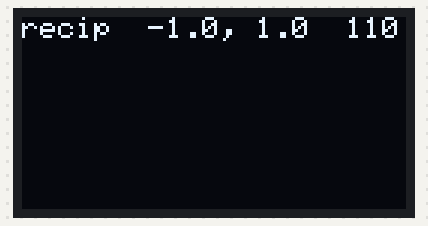
This program was run on a simulated Arduboy, built with avr-gcc and run on an emulated ATmega32U4. Shown: 128×64 one-colour display.

Above: at 5.1 s.
At 10.2 s:
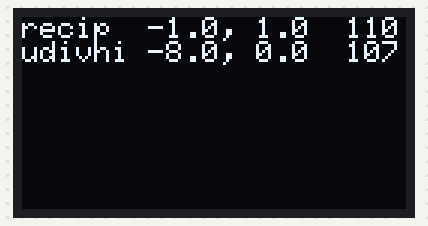
At 17.0 s:
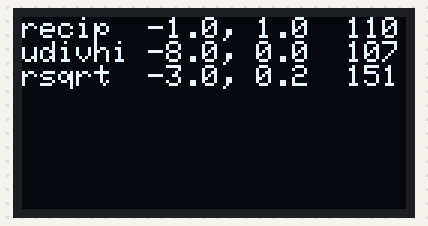
At 30.0 s:
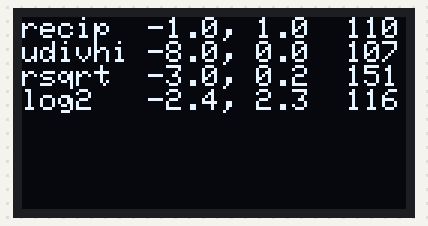
At 38.2 s:
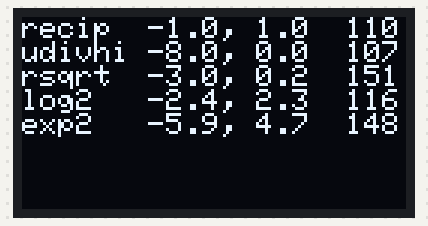

The program:

main.cpp
```cpp
#include <Arduboy2.h>
#include <math.h>

#include "fixpt.h"
using namespace fixpt;

Arduboy2 arduboy;

volatile int16_t xi = 0x1234;
volatile int16_t yi = -0x5678;
volatile int16_t zi = 0;

constexpr uint16_t N_BENCH = 65535;
constexpr uint16_t ARG1_OVERHEAD = 12;  // 2*lds, 2*sts, stiw, brne
constexpr uint16_t ARG2_OVERHEAD = 16;  // 4*lds, 2*sts, stiw, brne

#define exp2f(x) (expf((x) * 0.69314718056f))
#define log2f(x) (logf(x) * 1.442695040889f)

void mulhi_test() {

    float minerr = 0, maxerr = 0;
    for (int32_t x = -32768; x <= 32767; x += 257) {
        for (int32_t y = -32768; y <= 32767; y += 257) {

            float ref = (x * y) >> 16;
            float tst = MULHI(x, y);

            float err = tst - ref;
            if (err < minerr) minerr = err;
            if (err > maxerr) maxerr = err;
        }
    }

    uint32_t cycles = micros();
    for (uint16_t i = 0; i < N_BENCH; ++i) {
        zi = MULHI(xi, yi);
    }
    cycles = 16 * (micros() - cycles) / N_BENCH;

    arduboy.print("mulhi   ");
    arduboy.print(minerr, 1); arduboy.print(", ");
    arduboy.print(maxerr, 1); arduboy.print("  ");
    arduboy.println(cycles - ARG2_OVERHEAD);
    arduboy.display();
}

void recip_test() {

    float minerr = 0, maxerr = 0;
    for (uint32_t x = 0; x <= 65535; x++) {

        float ref = (x == 0) ? 65535 : (1ul << 16) / x;   // Q16
        float tst = recip(x);

        float err = tst - ref;
        if (err < minerr) minerr = err;
        if (err > maxerr) maxerr = err;
    }

    uint32_t cycles = micros();
    for (uint16_t i = 0; i < N_BENCH; ++i) {
        zi = recip(xi);
    }
    cycles = 16 * (micros() - cycles) / N_BENCH;

    arduboy.print("recip  ");
    arduboy.print(minerr, 1); arduboy.print(", ");
    arduboy.print(maxerr, 1); arduboy.print("  ");
    arduboy.println(cycles - ARG1_OVERHEAD);
    arduboy.display();
}

void udiv_test() {

    float minerr = 0, maxerr = 0;
    for (uint32_t d = 0; d <= 65535; d++) {
        const uint32_t n = d - 1;

        float ref = (n >= d) ? 65535 : (n << 16) / d; // Q16
        float tst = udivhi(n, d);

        float err = tst - ref;
        if (err < minerr) minerr = err;
        if (err > maxerr) maxerr = err;
    }

    uint32_t cycles = micros();
    for (uint16_t i = 0; i < N_BENCH; ++i) {
        zi = udivhi(xi, yi);
    }
    cycles = 16 * (micros() - cycles) / N_BENCH;

    arduboy.print("udivhi ");
    arduboy.print(minerr, 1); arduboy.print(", ");
    arduboy.print(maxerr, 1); arduboy.print("  ");
    arduboy.println(cycles - ARG2_OVERHEAD);
    arduboy.display();
}

void rsqrt_test() {

    float minerr = 0, maxerr = 0;
    for (uint32_t x = 0; x <= 65535; x++) {

        float ref = (x == 0) ? 65535 : 65536.0f / sqrtf(x); // Q16
        float tst = rsqrt(x);

        float err = tst - ref;
        if (err < minerr) minerr = err;
        if (err > maxerr) maxerr = err;
    }

    uint32_t cycles = micros();
    for (uint16_t i = 0; i < N_BENCH; ++i) {
        zi = rsqrt(xi);
    }
    cycles = 16 * (micros() - cycles) / N_BENCH;

    arduboy.print("rsqrt  ");
    arduboy.print(minerr, 1); arduboy.print(", ");
    arduboy.print(maxerr, 1); arduboy.print("  ");
    arduboy.println(cycles - ARG1_OVERHEAD);
    arduboy.display();
}

void sincos_test() {

    float minerr = 0, maxerr = 0;
    for (int32_t x = -32768; x <= 32767; x++) {

        float ref = sinf(M_PI * x / 32768.0f) * 32768.0f;   // Q15

        int16_t sn, cs;
        sincospi(x, sn, cs);

        float err = sn - ref;
        if (err < minerr) minerr = err;
        if (err > maxerr) maxerr = err;
    }

    uint32_t cycles = micros();
    for (uint16_t i = 0; i < N_BENCH; ++i) {
        sincospi(xi, (int16_t&)yi, (int16_t&)zi);
    }
    cycles = 16 * (micros() - cycles) / N_BENCH;

    arduboy.print("sincos ");
    arduboy.print(minerr, 1); arduboy.print(", ");
    arduboy.print(maxerr, 1); arduboy.print("  ");
    arduboy.println(cycles - ARG1_OVERHEAD);
    arduboy.display();
}

void sinpi_test() {

    float minerr = 0, maxerr = 0;
    for (int32_t x = -32768; x <= 32767; x++) {

        float ref = sinf(M_PI * x / 32768.0f) * 32768.0f;   // Q15

        int16_t sn = sinpi(x);

        float err = sn - ref;
        if (err < minerr) minerr = err;
        if (err > maxerr) maxerr = err;
    }

    uint32_t cycles = micros();
    for (uint16_t i = 0; i < N_BENCH; ++i) {
        yi = sinpi(xi);
    }
    cycles = 16 * (micros() - cycles) / N_BENCH;

    arduboy.print("sinpi  ");
    arduboy.print(minerr, 1); arduboy.print(", ");
    arduboy.print(maxerr, 1); arduboy.print("  ");
    arduboy.println(cycles - ARG1_OVERHEAD);
    arduboy.display();
}

void cospi_test() {

    float minerr = 0, maxerr = 0;
    for (int32_t x = -32768; x <= 32767; x++) {

        float ref = cosf(M_PI * x / 32768.0f) * 32768.0f;   // Q15

        int16_t cn = cospi(x);

        float err = cn - ref;
        if (err < minerr) minerr = err;
        if (err > maxerr) maxerr = err;
    }

    uint32_t cycles = micros();
    for (uint16_t i = 0; i < N_BENCH; ++i) {
        yi = cospi(xi);
    }
    cycles = 16 * (micros() - cycles) / N_BENCH;

    arduboy.print("cospi  ");
    arduboy.print(minerr, 1); arduboy.print(", ");
    arduboy.print(maxerr, 1); arduboy.print("  ");
    arduboy.println(cycles - ARG1_OVERHEAD);
    arduboy.display();
}

void atan2_test() {

    float minerr = 0, maxerr = 0;
    for (int32_t y = -32768; y <= 32767; y++) {
        const int32_t x = 32767;

        float ref = ((x | y) == 0) ? 0x1fff : atan2f(y / 32768.0f, x / 32768.0f) * 32768.0f / M_PI;    // Q15
        float tst = atan2pi(y, x);

        // unwrap error across branch cut
        float err = tst - ref;
        if (err >= 32768.0f) err -= 65536.0f;
        if (err < -32768.0f) err += 65536.0f;

        if (err < minerr) minerr = err;
        if (err > maxerr) maxerr = err;
    }

    uint32_t cycles = micros();
    for (uint16_t i = 0; i < N_BENCH; ++i) {
        zi = atan2pi(yi, xi);
    }
    cycles = 16 * (micros() - cycles) / N_BENCH;

    arduboy.print("atan2  ");
    arduboy.print(minerr, 1); arduboy.print(", ");
    arduboy.print(maxerr, 1); arduboy.print("  ");
    arduboy.println(cycles - ARG2_OVERHEAD);
    arduboy.display();
}

void log2_test() {

    float minerr = 0, maxerr = 0;
    for (uint32_t x = 0; x <= 65535; x++) {

        float ref = (x == 0) ? -32768.0f : log2f(x / 65536.0f) * 2048.0f; // Q4.11
        float tst = log2(x);

        float err = tst - ref;
        if (err < minerr) minerr = err;
        if (err > maxerr) maxerr = err;
    }

    uint32_t cycles = micros();
    for (uint16_t i = 0; i < N_BENCH; ++i) {
        zi = log2(xi);
    }
    cycles = 16 * (micros() - cycles) / N_BENCH;

    arduboy.print("log2   ");
    arduboy.print(minerr, 1); arduboy.print(", ");
    arduboy.print(maxerr, 1); arduboy.print("  ");
    arduboy.println(cycles - ARG1_OVERHEAD);
    arduboy.display();
}

void exp2_test() {

    float minerr = 0, maxerr = 0;
    for (int32_t x = -32768; x <= 0; x++) {

        float ref = exp2f(x / 2048.0f) * 65536.0f; // Q16
        float tst = exp2(x);

        float err = tst - ref;
        if (err < minerr) minerr = err;
        if (err > maxerr) maxerr = err;
    }

    uint32_t cycles = micros();
    for (uint16_t i = 0; i < N_BENCH; ++i) {
        zi = exp2(yi);
    }
    cycles = 16 * (micros() - cycles) / N_BENCH;

    arduboy.print("exp2   ");
    arduboy.print(minerr, 1); arduboy.print(", ");
    arduboy.print(maxerr, 1); arduboy.print("  ");
    arduboy.println(cycles - ARG1_OVERHEAD);
    arduboy.display();
}

void setup() {
    arduboy.begin();
    arduboy.clear();

    // mulhi_test();
    recip_test();
    udiv_test();
    rsqrt_test();
    log2_test();
    exp2_test();
    // sincos_test();
    sinpi_test();
    cospi_test();
    atan2_test();
}

void loop() {}
```

fixpt.h
```cpp
// (licence header left out)
#pragma once

#include <stdint.h>

#define FORCEINLINE __attribute__((always_inline)) inline

#define MUL32(a, b)   ((int32_t)(int16_t)(a) * (int32_t)(int16_t)(b))
#define UMUL32(a, b)  ((uint32_t)(uint16_t)(a) * (uint32_t)(uint16_t)(b))
#define UDIVHI(n, d)  ((uint16_t)(((uint32_t)((uint16_t)(n)) << 16) / (uint16_t)(d)))

namespace fixpt {

constexpr uint16_t recip_tab[128] PROGMEM = {
    0xffff, 0xfe03, 0xfc0f, 0xfa23, 0xf83e, 0xf660, 0xf489, 0xf2b9,
    0xf0f0, 0xef2e, 0xed73, 0xebbd, 0xea0e, 0xe865, 0xe6c2, 0xe525,
    0xe38e, 0xe1fc, 0xe070, 0xdee9, 0xdd67, 0xdbeb, 0xda74, 0xd901,
    0xd794, 0xd62b, 0xd4c7, 0xd368, 0xd20d, 0xd0b6, 0xcf64, 0xce16,
    0xcccc, 0xcb87, 0xca45, 0xc907, 0xc7ce, 0xc698, 0xc565, 0xc437,
    0xc30c, 0xc1e4, 0xc0c0, 0xbfa0, 0xbe82, 0xbd69, 0xbc52, 0xbb3e,
    0xba2e, 0xb921, 0xb817, 0xb70f, 0xb60b, 0xb509, 0xb40b, 0xb30f,
    0xb216, 0xb11f, 0xb02c, 0xaf3a, 0xae4c, 0xad60, 0xac76, 0xab8f,
    0xaaaa, 0xa9c8, 0xa8e8, 0xa80a, 0xa72f, 0xa655, 0xa57e, 0xa4a9,
    0xa3d7, 0xa306, 0xa237, 0xa16b, 0xa0a0, 0x9fd8, 0x9f11, 0x9e4c,
    0x9d89, 0x9cc8, 0x9c09, 0x9b4c, 0x9a90, 0x99d7, 0x991f, 0x9868,
    0x97b4, 0x9701, 0x964f, 0x95a0, 0x94f2, 0x9445, 0x939a, 0x92f1,
    0x9249, 0x91a2, 0x90fd, 0x905a, 0x8fb8, 0x8f17, 0x8e78, 0x8dda,
    0x8d3d, 0x8ca2, 0x8c08, 0x8b70, 0x8ad8, 0x8a42, 0x89ae, 0x891a,
    0x8888, 0x87f7, 0x8767, 0x86d9, 0x864b, 0x85bf, 0x8534, 0x84a9,
    0x8421, 0x8399, 0x8312, 0x828c, 0x8208, 0x8184, 0x8102, 0x8080,
};

constexpr uint8_t rsqrt_tab[96] PROGMEM = {
    0xfe, 0xfa, 0xf7, 0xf3, 0xf0, 0xec, 0xe9, 0xe6, 0xe4, 0xe1, 0xde, 0xdc,
    0xd9, 0xd7, 0xd4, 0xd2, 0xd0, 0xce, 0xcc, 0xca, 0xc8, 0xc6, 0xc4, 0xc2,
    0xc1, 0xbf, 0xbd, 0xbc, 0xba, 0xb9, 0xb7, 0xb6, 0xb4, 0xb3, 0xb2, 0xb0,
    0xaf, 0xae, 0xac, 0xab, 0xaa, 0xa9, 0xa8, 0xa7, 0xa6, 0xa5, 0xa3, 0xa2,
    0xa1, 0xa0, 0x9f, 0x9e, 0x9e, 0x9d, 0x9c, 0x9b, 0x9a, 0x99, 0x98, 0x97,
    0x97, 0x96, 0x95, 0x94, 0x93, 0x93, 0x92, 0x91, 0x90, 0x90, 0x8f, 0x8e,
    0x8e, 0x8d, 0x8c, 0x8c, 0x8b, 0x8a, 0x8a, 0x89, 0x89, 0x88, 0x87, 0x87,
    0x86, 0x86, 0x85, 0x84, 0x84, 0x83, 0x83, 0x82, 0x82, 0x81, 0x81, 0x80,
};

#ifdef __AVR__
FORCEINLINE int16_t MULHI(int16_t a, int16_t b) {
    int16_t r;
    asm volatile(
        "clr    r26         \n\t"

        "mul    %A1, %A2    \n\t"
        "mov    r27, r1     \n\t"

        "muls   %B1, %B2    \n\t"
        "movw   %A0, r0     \n\t"

        "mulsu  %B2, %A1    \n\t"
        "sbc    %B0, r26    \n\t"
        "add    r27, r0     \n\t"
        "adc    %A0, r1     \n\t"
        "adc    %B0, r26    \n\t"

        "mulsu  %B1, %A2    \n\t"
        "sbc    %B0, r26    \n\t"
        "add    r27, r0     \n\t"
        "adc    %A0, r1     \n\t"
        "adc    %B0, r26    \n\t"

        "clr    r1          \n\t"

        : "=&r" (r)
        : "a" (a),
          "a" (b)
        : "r26", "r27"
    );
    return r;
}
#else
#define MULHI(a, b) (int16_t)(((int32_t)(int16_t)(a) * (int32_t)(int16_t)(b)) >> 16)
#endif

#ifdef __AVR__
FORCEINLINE uint16_t UMULHI(uint16_t a, uint16_t b) {
    uint16_t r;
    asm volatile(
        "clr    r26         \n\t"

        "mul    %A1, %A2    \n\t"
        "mov    r27, r1     \n\t"

        "mul    %B1, %B2    \n\t"
        "movw   %A0, r0     \n\t"

        "mul    %B2, %A1    \n\t"
        "add    r27, r0     \n\t"
        "adc    %A0, r1     \n\t"
        "adc    %B0, r26    \n\t"

        "mul    %B1, %A2    \n\t"
        "add    r27, r0     \n\t"
        "adc    %A0, r1     \n\t"
        "adc    %B0, r26    \n\t"

        "clr    r1          \n\t"

        : "=&r" (r)
        : "a" (a),
          "a" (b)
        : "r26", "r27"
    );
    return r;
}
#else
#define UMULHI(a, b) (uint16_t)(((uint32_t)(uint16_t)(a) * (uint32_t)(uint16_t)(b)) >> 16)
#endif

// returns e = CLZ(x) and x <<= e
FORCEINLINE uint8_t norm(uint16_t& x) {
    uint8_t e = 0;
    if (x < 0x0100) { e += 8; x <<= 8; }
    if (x < 0x1000) { e += 4; x <<= 4; }
    if (x < 0x4000) { e += 2; x <<= 2; }
    if (x < 0x8000) { e += 1; x <<= 1; }
    return e;
}

// for x!=0 returns 1/x in Q16
// for x==0 returns 0xffff
//
// |error| <= 1.0 ULP
FORCEINLINE uint16_t recip(uint16_t x) {

    if (x == 0) return 0xffff;

    // normalize
    uint8_t e = norm(x);

    // r = 0x7fffff / x, where x = 8 MSBs
    uint8_t idx = (x >> 8) - 128;
    uint16_t r = pgm_read_word(&recip_tab[idx]);

    // undo normalize
    return r >> (15 - e);
}

// Computes 1/sqrt(x) for x=[0,0xffff] in Q0
// x > 0 returns 1/sqrt(x) in Q16
// x = 0 returns 0xffff
//
// |error| <= 3.0 ULP
FORCEINLINE uint16_t rsqrt(uint16_t x) {

    if (x <= 1) return 0xffff;

    // normalize
    uint8_t e = norm(x);
    if (e & 0x1) x >>= 1;
    e &= 0xfe;  // e=[0,14], even

    // initial estimate
    uint8_t idx = (x >> 9) - 32;
    uint8_t t = pgm_read_byte(&rsqrt_tab[idx]); // Q8

    // Newton-Raphson iteration
    uint16_t s = t * t;
    uint16_t r = 0xc000 - UMULHI(x, s); // Q16
    r = UMUL32(r, t << 1) >> 8;

    // undo normalize
    e = 7 - (e >> 1);
    return r >> e;  // Q16
}

// Computes unsigned 16-bit fixed-point division
// n < d returns (n<<16)/d in Q16
// n >= d returns 0xffff (overflow)
// d = 0 returns 0xffff (divide-by-zero)
//
// |error| <= [-8.0,0] ULP
FORCEINLINE uint16_t udivhi(uint16_t n, uint16_t d) {

    if (n >= d) return 0xffff;  // overflow or divide-by-zero

    // normalize
    uint8_t e = norm(d);
    n <<= e;

    // reciprocal estimate
    uint8_t idx = (d >> 8) - 128;
    uint16_t r = pgm_read_word(&recip_tab[idx]);

    // Newton-Raphson iteration
    d = ~UMULHI(d, r);
    d = UMULHI(d, r) << 1;

    // multiply with n, to produce quotient
    uint16_t q = UMULHI(d, n);
    return q << 1;  // Q16
}

// Computes log2(x) for x=[0,1] in Q16
// x > 0 returns log2(x) as [-16,0] in Q11
// x = 0 returns -16.0 in Q11
//
// |error| < 2.5 ULP
FORCEINLINE int16_t log2(uint16_t x) {

    if (x == 0) return 0x8000;

    // split into e and x - 1.0
    uint8_t e = norm(x);
    x &= 0x7fff;                // Q15

    // log2(1+x) polynomial approx for x=[0,1]
    int16_t f = 10435;          // Q16
    f = MULHI(f, x) - 19074;    // Q15
    f = MULHI(f, x) + 23312;    // Q14
    f = MULHI(f, x);            // Q13

    // reconstruct from integer and fractional parts
    f = (~e << 11) + ((f + 2) >> 2);
    return f;
}

// Computes exp2(x) for x=[-16,0] in Q11
// x <= 0 returns exp2(x) as [0,1] in Q16
// x > 0 returns 1.0 in Q16
//
// |error| < 5.9 ULP
FORCEINLINE uint16_t exp2(int16_t x) {

    if (x >= 0) return 0xffff;

    // split into e and x
    uint8_t e = ~(x >> 11);
    x = (x << 4) & 0x7fff;      // Q15

    // exp2(x) polynomial approx for x=[0,1]
    uint16_t f = 20774;         // Q18
    f = UMULHI(f, x) + 29474;   // Q17
    f = UMULHI(f, x) + 45606;   // Q16
    f = UMULHI(f, x) + 32768;   // Q15

    // reconstruct from integer and fractional parts
    return f >> e;
}

// Computes sin(pi*x) and cos(pi*x) for signed x=[-1,1] in Q15
//                                 or unsigned x=[ 0,2] in Q15
// |error| < 2.3 ULP
FORCEINLINE void sincospi(int16_t x, int16_t& s, int16_t& c) {

    // reduce to quadrant, and x in [-0.25,0.25]
    uint16_t q = (x + 0x2000) & 0xc000;     // quadrant [0,3] in 2 MSBs
    x <<= 2;                                // normalize to Q15
    if (x == -32768) x++;                   // saturate to avoid x*x overflow

    int16_t xx = MULHI(x, x) << 1;  // Q15

    // sin approx, as odd polynomial
    s = 322;                    // Q17
    s = MULHI(s, xx) - 5291;    // Q16
    s = MULHI(s, xx) + 25736;   // Q15
    s = MULHI(s, x);            // Q14
    s = (s << 1) + 1;           // Q15

    // cos approx, as even polynomial
    c = 2039;                   // Q17
    c = MULHI(c, xx) - 20209;   // Q16
    c = MULHI(c, xx) + 32767;   // Q15

    // reconstruct using quadrant
    if (q & 0x8000) {
        s = -s;
        c = -c;
    }
    if (q & 0x4000) {
        int16_t t = s;
        s = c;
        c = -t;
    }
}

// Computes sin(pi*x) for signed x=[-1,1] in Q15
//                   or unsigned x=[ 0,2] in Q15
// |error| < 2.3 ULP
FORCEINLINE int16_t sinpi(int16_t x) {

    // reduce to quadrant, and x in [-0.25,0.25]
    uint16_t q = (x + 0x2000) & 0xc000;     // quadrant [0,3] in 2 MSBs
    x <<= 2;                                // normalize to Q15
    if (x == -32768) x++;                   // saturate to avoid x*x overflow

    int16_t xx = MULHI(x, x) << 1;  // Q15
    int16_t y;

    // reconstruct using quadrant
    if (q & 0x4000) {
        // cos approx, as even polynomial
        y = 2039;                   // Q17
        y = MULHI(y, xx) - 20209;   // Q16
        y = MULHI(y, xx) + 32767;   // Q15
    } else {
        // sin approx, as odd polynomial
        y = 322;                    // Q17
        y = MULHI(y, xx) - 5291;    // Q16
        y = MULHI(y, xx) + 25736;   // Q15
        y = MULHI(y, x);            // Q14
        y = (y << 1) + 1;           // Q15
    }
    return (q & 0x8000) ? -y : y;
}

// Computes cos(pi*x) for signed x=[-1,1] in Q15
//                   or unsigned x=[ 0,2] in Q15
// |error| < 2.3 ULP
FORCEINLINE int16_t cospi(int16_t x) {
    return sinpi(0x4000 - x);
}

// Computes atan2(y,x)/pi, with result in Q15
// atan2pi(0,0) returns 0.25 (pi/4) in Q15
//
// |error| < 3.75 ULP
FORCEINLINE int16_t atan2pi(int16_t y, int16_t x) {

    // reduce to first octant
    uint16_t ay = y < 0 ? -(uint16_t)y : y;
    uint16_t ax = x < 0 ? -(uint16_t)x : x;
    int16_t r = udivhi(min(ay, ax), max(ay, ax)) >> 1;  // Q15

    // atan(r) polynomial approx
    int16_t s = 22915;          // Q19
    s = MULHI(s, r) - 28217;    // Q18
    s = MULHI(s, r) - 696;      // Q17
    s = MULHI(s, r) + 20922;    // Q16
    s = MULHI(s, r);            // Q15

    // reconstruct using octant
    if (ay > ax) s = 0x4000 - s;
    if (x < 0) s = 0x8000 - s;
    if (y < 0) s = -s;
    return s;
}

} // namespace fixpt
```

Measured:
- what the display in image 0 shows lasts 5.1 s, from 5.0 s to 10.1 s
- what the display in image 1 shows lasts 6.8 s, from 10.1 s to 16.9 s
- what the display in image 2 shows lasts 13.1 s, from 16.9 s to 30.0 s
- what the display in image 3 shows lasts 8.2 s, from 30.0 s to 38.2 s
